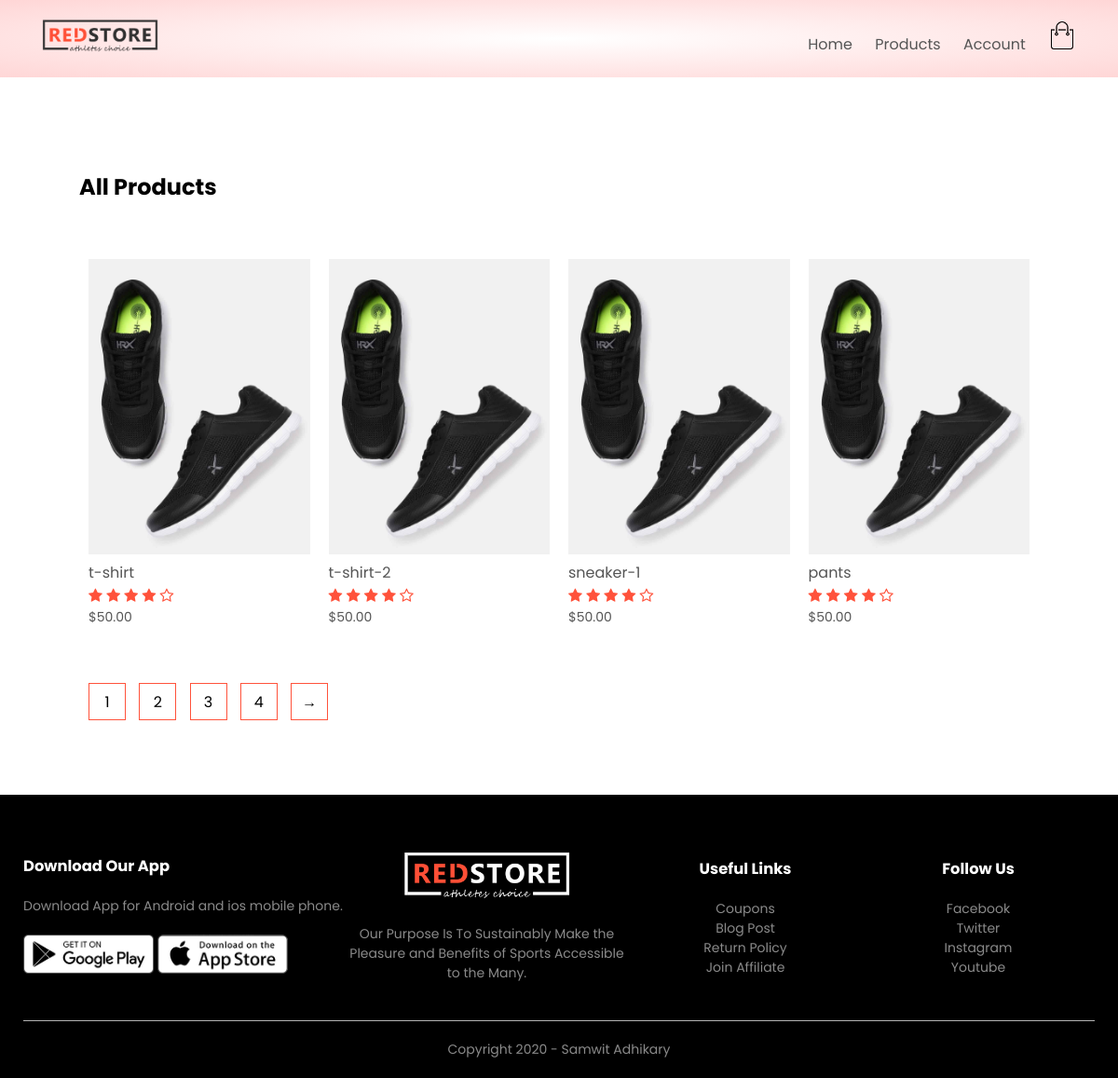
Before: /list_product with the older database file.
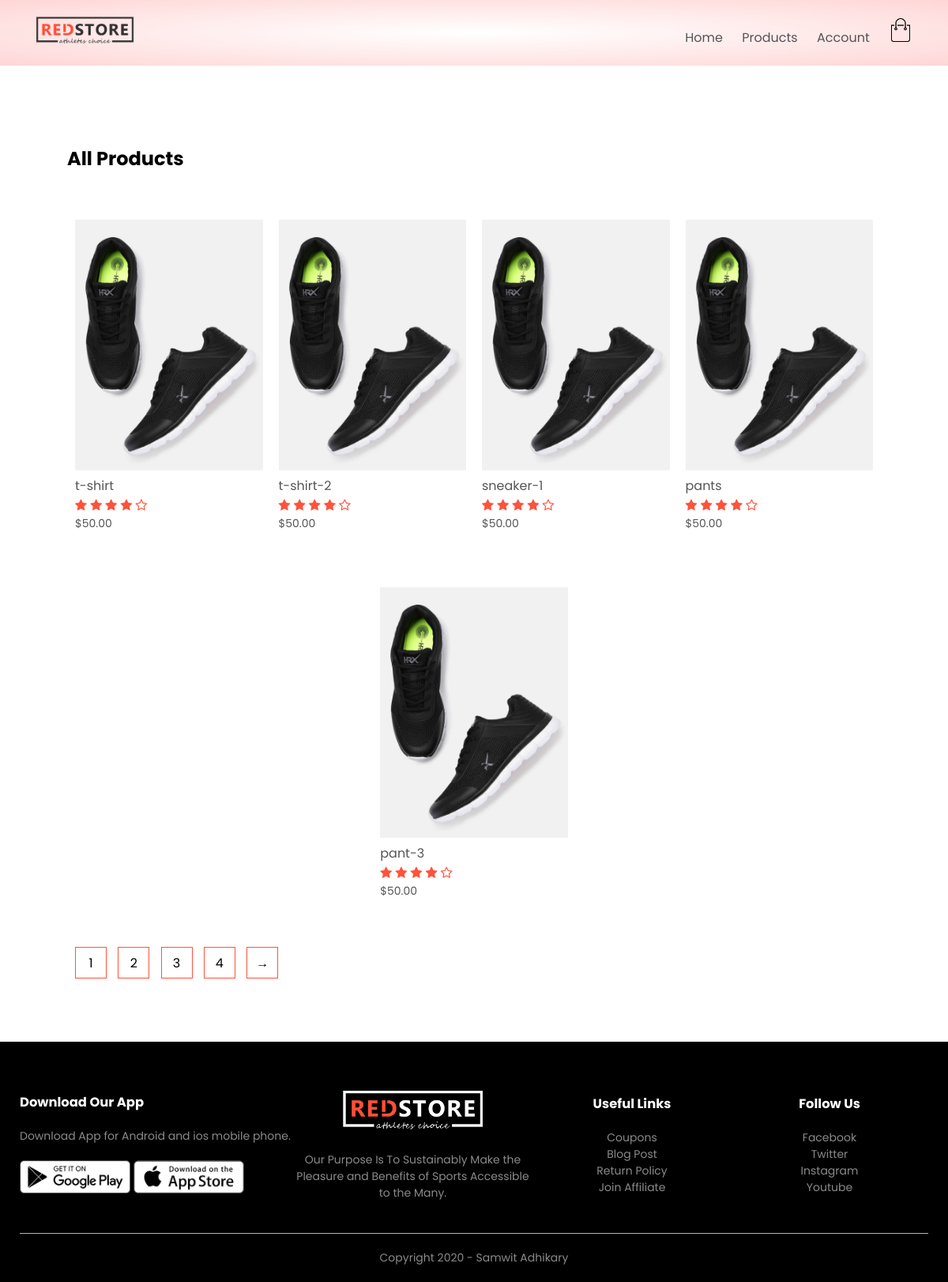
After: the same page with the newer database file.
### products/models.py (models this page shows, shortened)
class Product(models.Model):
    LIVE = 1
    DELETE = 0
    DELETE_CHOICES = ((LIVE, 'Live'), (DELETE, 'Delete'))
    title = models.CharField(max_length=200)
    price = models.FloatField()
    description = models.TextField()
    image = models.ImageField(upload_to='media/')
    priority = models.IntegerField(default=0)
    delete_status = models.IntegerField(choices=DELETE_CHOICES, default=LIVE)
    created_at = models.DateTimeField(auto_now_add=True)
    updated_at = models.DateTimeField(auto_now=True)

### products/views.py (the view)
# urls.py: path('list_product',views.list_product,name='list_product'),
def list_product(request):
    product_list=Product.objects.all()
    return render(request,'products.html',{'products':product_list})

### e_commerce/context_processors.py (called while the page is built)
def static_version(request):
    return {
        "STATIC_VERSION": settings.STATIC_VERSION
    }

### products/templatetags/chunks.py (called while the page is built)
@register.filter(name='chunks')
def chunks(list_data,chunks_size):
    chunk=[]
    i=0
    for data in list_data:
        chunk.append(data)
        i=i+1
        if i==chunks_size:
            yield chunk
            chunk=[]
    if chunk:
        yield chunk

### templates/products.html
{% extends 'blank_layout.html' %}
{% block content %}
    {%include 'product_list.html'%}
{% endblock content %}

### templates/product_list.html
{%load static %}
{%load chunks%}
<div class="small-container">
        <div class="row row-2">
            <h2>All Products</h2>
        </div>
        {% for product_chunks in products|chunks:4 %}
        <div class="row">
            {% for product in  product_chunks %}
                <div class="col-4">
                    <img src="{% static 'images/product-2.jpg'%}">
                    <h4>{{product.title}}</h4>
                    <div class="rating">
                        <i class="fa fa-star"></i>
                        <i class="fa fa-star"></i>
                        <i class="fa fa-star"></i>
                        <i class="fa fa-star"></i>
                        <i class="fa fa-star-o"></i>
                    </div>
                    <p>$50.00</p>
                </div>
                {% endfor %}
        </div>
        {% endfor %}
        <div class="page-btn">
            <span>1</span>
            <span>2</span>
            <span>3</span>
            <span>4</span>
            <span>→</span>
        </div>
    </div>

Changed rows visible on the page:
added Product: title "pant-3"
